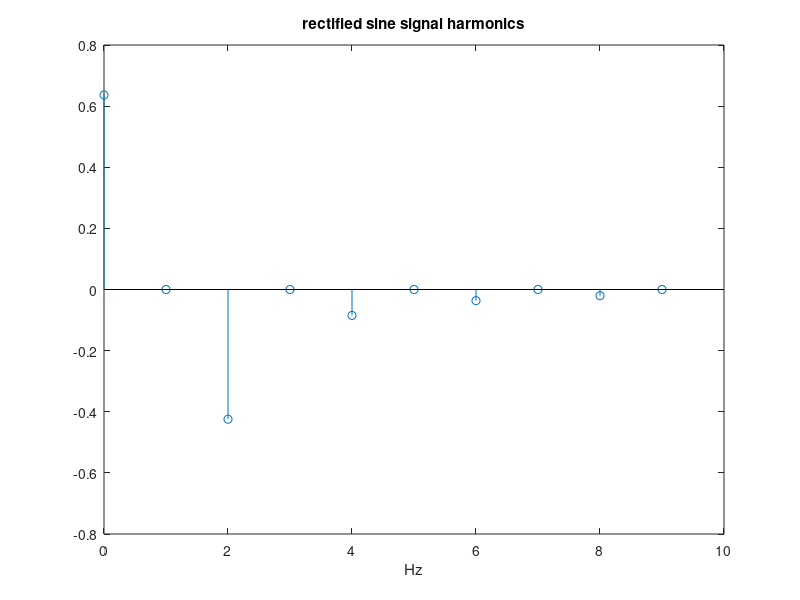

Write the MATLAB code that produced this figure.
%Fourier Transfom of rectified sine signal 
fy=1; %signal frequency in Hz
wy=2*pi*fy; %signal frequency in rad/s
Ty=1/fy; %signal period in seconds

Ns=256; %%number of samples per signal period
fs=Ns*fy; %sampling frequency in Hz
tiv=1/fs; %time interval between samples;
t=0:tiv:(Ty-tiv); %time intervals set (1 period)
y=abs(sin(wy*t)); %signal data set

fou=fft(y); %Fourier Transform (set of complex numbers)
%get set of harmonic amplitudes:
ah(1)=fou(1)/Ns;
hmag=real(fou);
ah(2:Ns)=(hmag(2:Ns)*2)/Ns; 
stem(0:9,ah(1:10)); hold on; %plot of first 10 harmonics
plot([0 10],[0 0],'k');
xlabel('Hz'); title('rectified sine signal harmonics');
